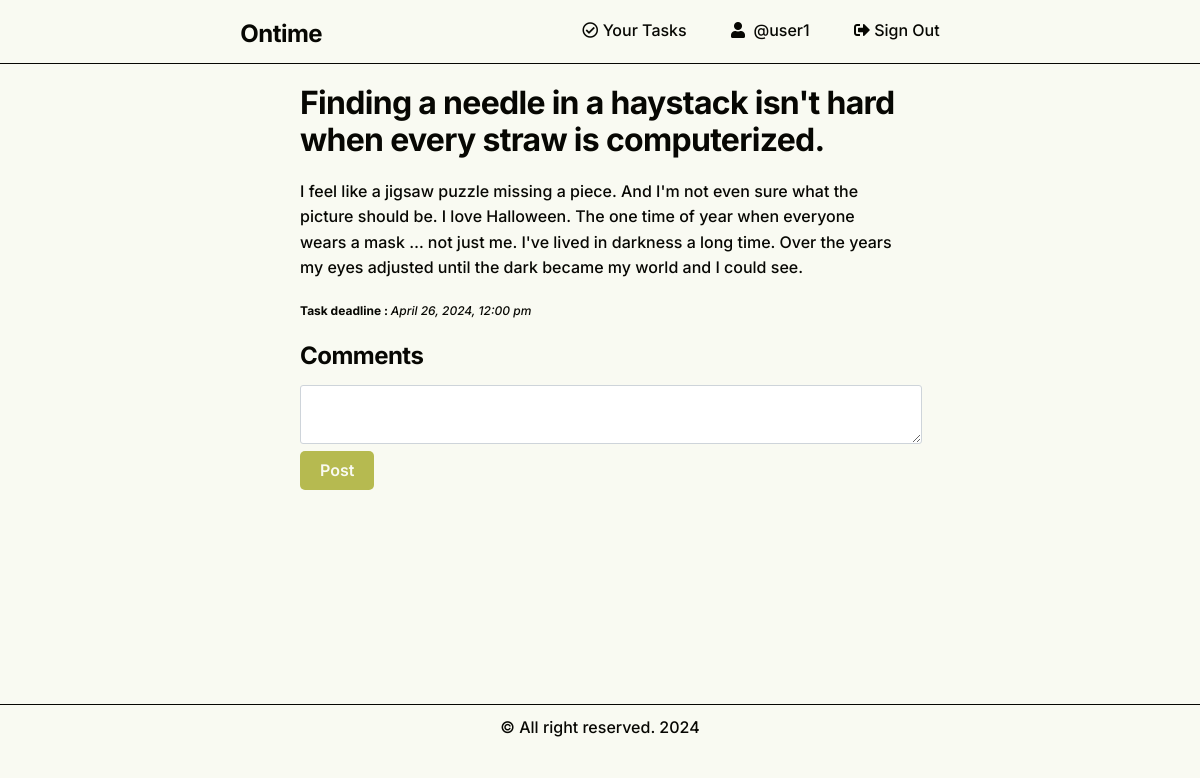
The page /show-task.php?task_id=12 (signed in) on the database its author committed.
### tables this page shows
CREATE TABLE `tasks` (
  `id` int(11) NOT NULL,
  `user_id` int(11) NOT NULL,
  `project_id` int(11) DEFAULT NULL,
  `title` varchar(255) NOT NULL,
  `description` text NOT NULL,
  `deadline` datetime DEFAULT current_timestamp(),
  `priority` enum('very-low','low','medium','high','very-high') DEFAULT 'very-low',
  `public` tinyint(1) DEFAULT 1,
  `status` enum('not-started','in-progress','stopped','completed') DEFAULT 'not-started',
  `created_at` datetime DEFAULT current_timestamp(),
  `updated_at` datetime DEFAULT current_timestamp() ON UPDATE current_timestamp()
);

### show-task.php (the view, shortened to what this page needs)
<?php
$task_id = isset($_GET["task_id"]) ? intval($_GET["task_id"]) : 0;
$pdo = Connection::getInstance();
$sql = 'SELECT tasks.*, task_assets.caption, task_assets.location, task_assets.description as asset_description, task_assets.type, task_assets.size
FROM tasks
LEFT JOIN task_assets ON tasks.id = task_assets.task_id
WHERE tasks.id = :task_id AND tasks.public = :public;';
$statement = $pdo->prepare($sql);
$statement->bindValue(":task_id", $task_id, PDO::PARAM_INT);
$statement->bindValue(":public", true, PDO::PARAM_INT);
$statement->execute();
$task = $statement->fetchAll(PDO::FETCH_ASSOC);
?>
<?php include "partials/header.php"; ?>
<div class="center-50">
    <h1><?= $task[0]["title"] ?></h1>
    <p><?= $task[0]["description"] ?></p>
    <p><small> <b>Task deadline : </b><i> <?= date(
        "F j, Y, g:i a",
        strtotime($task[0]["deadline"])
    ) ?></i></small> </p>
    <h2>Comments</h2>
    <div>
        <form id="commentForm">
            <textarea id="comment_text" name="comment_text" style="width: 100%;"></textarea>
            <button type="submit" id="postComment">Post</button>
        </form>
        <br />
    </div>
</div>
<?php include "partials/footer.php"; ?>

### style.css (style rules this page uses)
:root { --primary-color: #B6BA50; --secondary-color: #A2DAAF; --accent-color: #7ACBB0; --error-color: #B93532; --bg-color: #F9FAF2; --text-color: #070703; }
body { font-size: 16px; font-family: "Inter", sans-serif; font-weight: 500; line-height: 1.6; color: var(--text-color); background-color: var(--bg-color); }
h1, h2 { font-family: inherit; font-weight: 700; line-height: 1.15; letter-spacing: -0.022em; margin-bottom: 20px; }
h1 { margin-bottom: 20px; }
h2 { margin-bottom: 15px; }
p { font-size: 1rem; margin-bottom: 15px; }
small { font-size: 0.75rem; }
input, textarea { padding: 10px; border: 1px solid #ced4da; border-radius: 3px; }
button, .button { padding: 10px 20px; border: none; max-width: 160px; border-radius: 5px; background-color: var(--primary-color); color: var(--bg-color); font-weight: 600; text-decoration: none; }
a, button, input[type=button] { cursor: pointer; }
.center-50 { width: 50%; margin: 0 auto; }

### rows shown on the page
tasks: title "Finding a needle in a haystack isn't hard when every straw is computerized.", description "I feel like a jigsaw puzzle missing a piece. And I'm not even sure what the picture should be. I love Halloween. The one time of year when everyone wears a mask … not just me. I've lived in darkness a long time. Over the years my eyes adjusted until the dark became my world and I could see.", deadline "April 26, 2024, 12:00 pm"

### other values the page prints
$session->get('logged_user')['username'] "user1"
